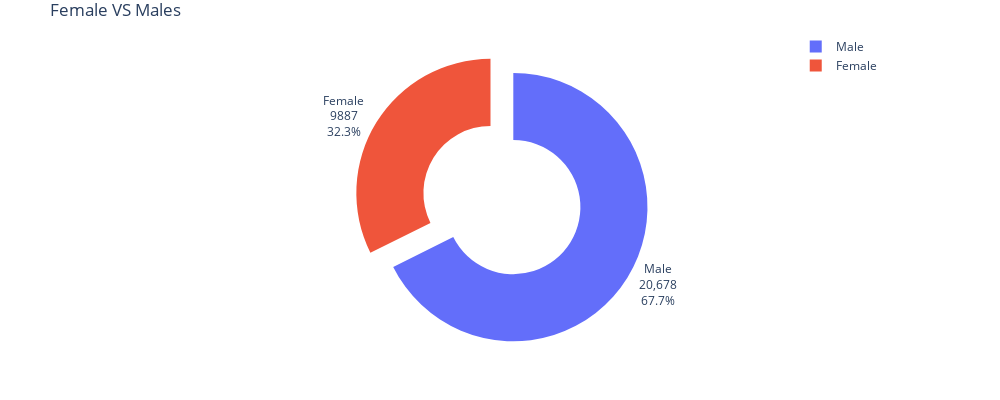

Notebook cell for this chart:
### Code cell
fig=px.pie(d8


,values='Count',names='Gender',hole=.5,hover_data=['Count'],width=1000,height=400)
fig.update_traces(textposition='outside', textinfo='percent+label+value',pull=[0, 0.2, 0,0,0,0,0])
fig.update_layout(
    title_text="Female VS Males",margin = dict(t=2, l=0, r=0, b=0),
                 )
fig.show()

### Figure 1 — Plotly figure (JSON) as saved in the notebook; plotly's stock layout.template omitted (floating-point values rounded to 4 significant figures)
{"data": [{"customdata": [[9887], [20678]], "domain": {"x": [0, 1], "y": [0, 1]}, "hole": 0.5, "hovertemplate": "Gender=%{label}<br>Count=%{customdata[0]}<extra></extra>", "labels": ["Female", "Male"], "legendgroup": "", "name": "", "pull": [0, 0.2, 0, 0, 0, 0, 0], "showlegend": true, "textinfo": "percent+label+value", "textposition": "outside", "type": "pie", "values": [9887, 20678]}], "layout": {"height": 400, "legend": {"tracegroupgap": 0}, "margin": {"b": 0, "l": 0, "r": 0, "t": 2}, "title": {"text": "Female VS Males"}, "width": 1000}}
